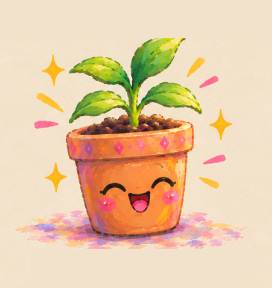
#> input picture api/images/superhappy.jpg, 272 x 288 px
$ python -i default_images.py   (imports and definitions only)
#> lines starting #> are read from the running program, lines starting #| are printed output that depends on the picture
"""Imágenes base por defecto (fuente única: carpeta api/images).

Las variables apuntan a ficheros de imagen que viven en api/images/. Para
sustituir un default, reemplaza el fichero o edita la variable. get_default_images()
las convierte a 240x240 (recorte central) y a RGB565 little-endian para la BD.

Cadena de reserva:
- un estado sin frame de cambio usa la base repetida;
- un fichero ausente o ilegible usa el rectángulo gris de emergencia.

Las columnas img_*_change1/change2 de la BD siguen siendo NULL-ables: si un tipo
se deja sin change, la API solo sirve el frame 0 (el original).
"""

from io import BytesIO
from pathlib import Path

from PIL import Image

API_DIR = Path(__file__).parent

WIDTH = 240
HEIGHT = 240

STATES = ["superhappy", "happy", "sad", "supersad"]

IMG_SUPERHAPPY = "images/superhappy.jpg"
IMG_HAPPY = "images/happy.jpg"
IMG_HAPPY_CHANGE1 = "images/happy_change1.jpg"
IMG_HAPPY_CHANGE2 = "images/happy_change2.jpg"
IMG_SAD = "images/sad.jpg"
IMG_SAD_CHANGE1 = "images/sad_change1.jpg"
IMG_SAD_CHANGE2 = "images/sad_change2.jpg"
IMG_SUPERSAD = "images/supersad.jpg"

# estado -> (frame base, frame cambio 1, frame cambio 2)
STATE_FILES = {
    "superhappy": (IMG_SUPERHAPPY, None, None),
    "happy": (IMG_HAPPY, IMG_HAPPY_CHANGE1, IMG_HAPPY_CHANGE2),
    "sad": (IMG_SAD, IMG_SAD_CHANGE1, IMG_SAD_CHANGE2),
    "supersad": (IMG_SUPERSAD, None, None),
}


def _rgb888_to_565(r, g, b):
    return ((r >> 3) << 11) | ((g >> 2) << 5) | (b >> 3)


def _solid_frame(r, g, b):
    value = _rgb888_to_565(r, g, b)
#> in _image_to_rgb565, img is the input picture: PIL image 272x288 RGB; mean R, G, B 230.9, 201.5, 168.2
    return bytes([value & 0xFF, (value >> 8) & 0xFF]) * (WIDTH * HEIGHT)


# Rectángulo gris de emergencia (#9CA3AF).
GRAY_FRAME = _solid_frame(156, 163, 175)


def _pil_to_rgb565(img):
    """Recorta a cuadrado central 240x240 y convierte un PIL Image a RGB565 LE."""
    width, height = img.size
#> width = 272; height = 288
    side = max(width, height)
#> side = 288
    if side > WIDTH:
        scale = WIDTH / side
#> scale = 0.833
        img = img.resize(
            (max(1, round(width * scale)), max(1, round(height * scale))),
            Image.Resampling.LANCZOS,
        )
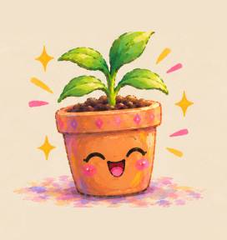
#> img: PIL image 227x240 RGB; mean R, G, B 230.8, 201.5, 168.2
    width, height = img.size
#> width = 227; height = 240

    left = (width - WIDTH) // 2
#> left = -7
    top = (height - HEIGHT) // 2
#> top = 0
    img = img.crop((left, top, left + WIDTH, top + HEIGHT))
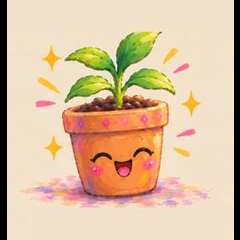
#> img: PIL image 240x240 RGB; mean R, G, B 218.3, 190.6, 159.1
    img = img.resize((WIDTH, HEIGHT), Image.Resampling.LANCZOS)

    raw = img.tobytes()
    frame = bytearray()
    for i in range(0, len(raw), 3):
        r, g, b = raw[i], raw[i + 1], raw[i + 2]
        value = _rgb888_to_565(r, g, b)
        frame.append(value & 0xFF)
        frame.append((value >> 8) & 0xFF)
#> this loop made 57600 passes
#> (i, r, g, b, value) on passes 2 to 4: (3, 0, 0, 0, 0), (6, 0, 0, 0, 0), (9, 0, 0, 0, 0)
    return bytes(frame)


def _image_to_rgb565(path):
    """Carga un fichero de imagen y lo convierte al formato BD."""
    with Image.open(path) as img:
        return _pil_to_rgb565(img.convert("RGB"))


def bytes_to_rgb565(data):
    """Convierte los bytes de una imagen (JPEG/PNG/...) al formato BD.

    Puede lanzar cualquier excepción de PIL si los bytes no son una imagen
    válida; el llamador decide cómo responder al cliente.
    """
    with Image.open(BytesIO(data)) as img:
        return _pil_to_rgb565(img.convert("RGB"))


def _load_frame(file_name):
    if file_name is None:
        return None
    path = API_DIR / file_name
    if not path.exists():
        return None
    try:
        return _image_to_rgb565(path)
    except Exception as exc:
        print(f"[default_images] no se pudo leer '{path}': {exc} -> gris de emergencia")
        return None


def get_default_images():
    """12 frames listos para la BD: {estado: [base, change1, change2]}."""
    images = {}
    for state in STATES:
        base_file, change1_file, change2_file = STATE_FILES[state]
        base = _load_frame(base_file)
        if base is None:
            print(f"[default_images] sin imagen base para '{state}' -> gris de emergencia")
            images[state] = [GRAY_FRAME, GRAY_FRAME, GRAY_FRAME]
            continue
        change1 = _load_frame(change1_file)
        change2 = _load_frame(change2_file)
        images[state] = [
            base,
            change1 if change1 is not None else base,
            change2 if change2 is not None else base,
        ]
    return images

>>> result = _image_to_rgb565('images/superhappy.jpg')

$ run again, on api/images/supersad_change1.jpg
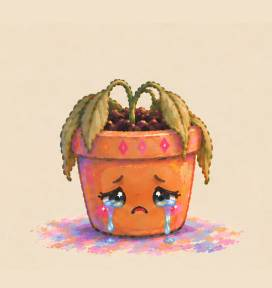
#> input picture api/images/supersad_change1.jpg, 272 x 288 px
#> in _image_to_rgb565, img is the input picture: PIL image 272x288 RGB; mean R, G, B 226.7, 196.6, 171.5
#> in _pil_to_rgb565, `img = img.crop((left, top, left + WIDTH, top + HEIGHT))`:
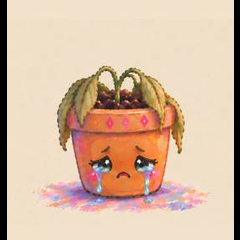
#> img: PIL image 240x240 RGB; mean R, G, B 214.4, 186, 162.2
#> the loop in _pil_to_rgb565, `for i in range(0, len(raw), 3):` made 57600 passes
#> (i, r, g, b, value) on passes 2 to 4: (3, 0, 0, 0, 0), (6, 0, 0, 0, 0), (9, 0, 0, 0, 0)

$ run again, on api/images/supersad_change2.jpg
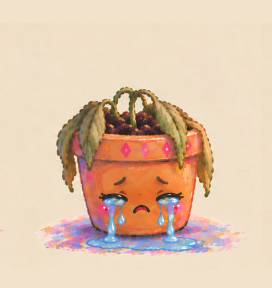
#> input picture api/images/supersad_change2.jpg, 272 x 288 px
#> in _image_to_rgb565, img is the input picture: PIL image 272x288 RGB; mean R, G, B 224.7, 197.2, 173.4
#> in _pil_to_rgb565, `img = img.crop((left, top, left + WIDTH, top + HEIGHT))`:
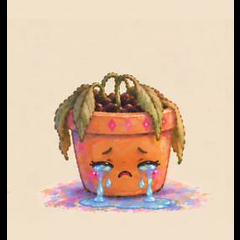
#> img: PIL image 240x240 RGB; mean R, G, B 212.5, 186.6, 164.1
#> the loop in _pil_to_rgb565, `for i in range(0, len(raw), 3):` made 57600 passes
#> (i, r, g, b, value) on passes 2 to 4: (3, 0, 0, 0, 0), (6, 0, 0, 0, 0), (9, 0, 0, 0, 0)
